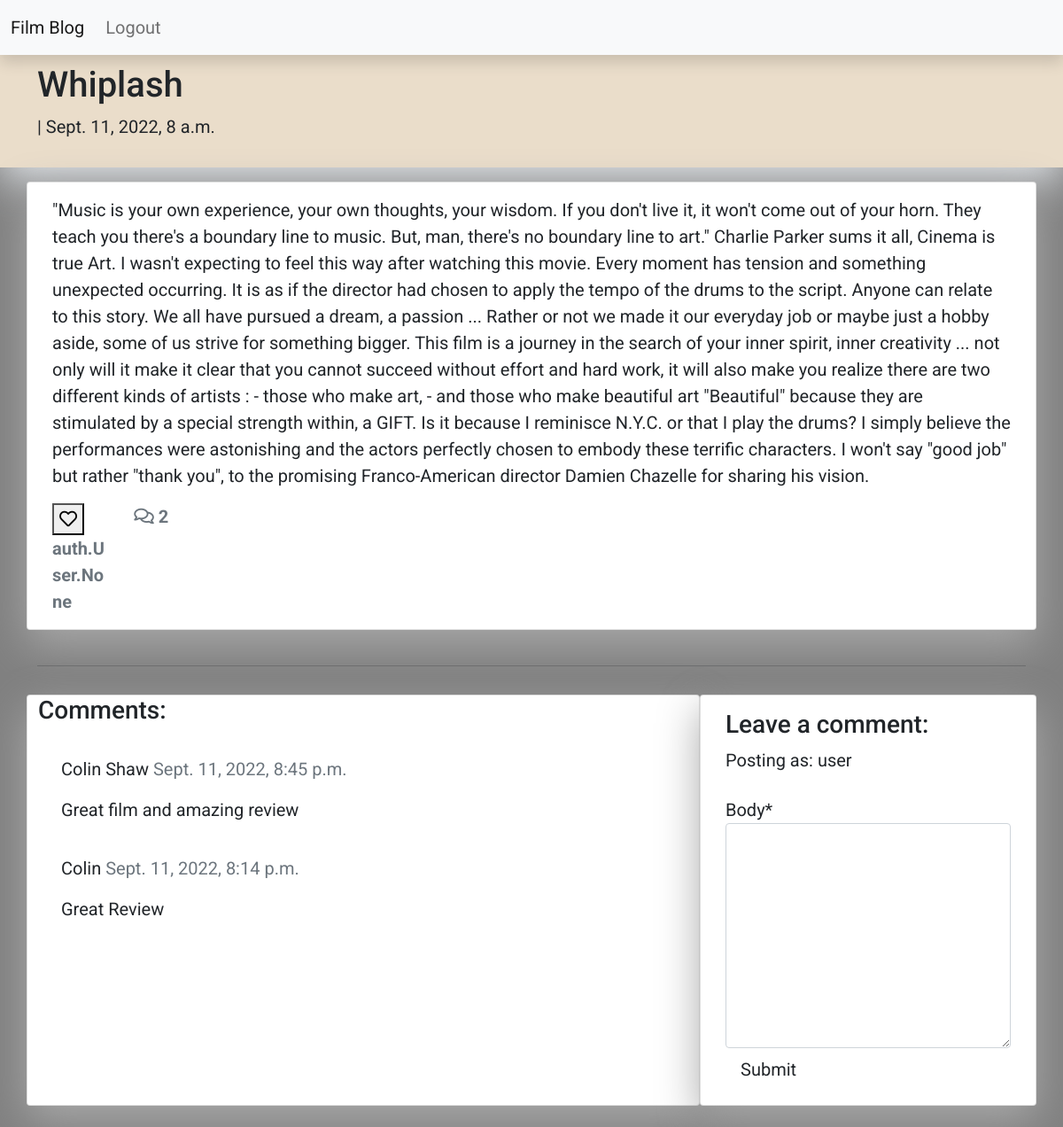
Screenshot of /damien-chazelle/ (signed in) with the database file from the repository.
### blog/models.py (models this page shows, shortened)
class Post(models.Model):
    film_title = models.CharField(max_length=200, unique=True, null=True)
    slug = models.SlugField(max_length=200, unique=True, null=True)
    blogger = models.ForeignKey(User, on_delete=models.CASCADE, related_name='blog_posts', null=True)
    director = models.CharField(max_length=200, unique=True, null=True)
    actor = models.CharField(max_length=200, unique=True, null=True)
    updated_on = models.DateTimeField(auto_now=True, null=True)
    content = models.TextField()
    created_on = models.DateTimeField(auto_now_add=True, null=True)
    status = models.IntegerField(choices=STATUS, default=0)
    likes = models.ManyToManyField(User, related_name='blog_post_likes')
    class Meta:
        ordering = ['-created_on']
    def number_of_likes(self):
        return self.likes

class Comment(models.Model):
    post = models.ForeignKey(Post,on_delete=models.CASCADE,related_name='comments')
    name = models.CharField(max_length=80)
    email = models.EmailField()
    body = models.TextField()
    created_on = models.DateTimeField(auto_now_add=True)
    approved = models.BooleanField(default=False)
    class Meta:
        ordering = ['created_on']

### blog/views.py (the view, shortened to what this page needs)
# urls.py: path('<slug:slug>/', views.PostDetail.as_view(), name='details_post'),
class PostDetail(View):
    def get(self, request, slug, *args, **kwargs):
        queryset = Post.objects.filter(status=1)
        post = get_object_or_404(queryset, slug=slug)
        comments = post.comments.filter(approved=True).order_by("-created_on")
        liked = False
        if post.likes.filter(id=self.request.user.id).exists():
            liked = True
        return render(
            request,
            "details_post.html",
            {
                "post": post,
                "comments": comments,
                "liked": liked,
                "comment_form": CommentForm()
            },
        )

### blog/forms.py
class CommentForm(forms.ModelForm):
    class Meta:
        model = Comment
        fields = ('body',)

### templates/details_post.html (shortened to what this page needs)
{% extends 'base.html' %} {% block content %}
{% load crispy_forms_tags %}
<div class="masthead">
    <div class="container">
        <div class="row g-0">
            <div class="col-md-6 masthead-text">
                <h1 class="post-title">{{ post.film_title }}</h1>
                <p class="post-subtitle">{{ post.author }} | {{ post.created_on }}</p>
            </div>
        </div>
    </div>
</div>
<div class="container">
    <div class="row">
        <div class="col card mb-4  mt-3 left  top">
            <div class="card-body">
                <p class="card-text ">
                    {{ post.content | safe }}
                </p>
                <div class="row">
                    <div class="col-1">
                        <strong>
                            {% if user.is_authenticated %}
                            <form class="d-inline" action="{% url 'post_like' post.slug %}" method="POST">
                                {% if liked %}
                                <button type="submit" name="blogpost_id" value="{{post.slug}}" class="btn-like"><i class="fas fa-heart"></i></button>
                                {% else %}
                                <button type="submit" name="blogpost_id" value="{{post.slug}}" class="btn-like"><i class="far fa-heart"></i></button>
                                {% endif %}
                            </form>
                            {% else %}
                            <span class="text-secondary"><i class="far fa-heart"></i></span>
                            {% endif %}
                        <span class="text-secondary">{{ post.number_of_likes }} </span>
                        </strong>
                    </div>
                    <div class="col-1">
                        {% with comments.count as total_comments %}
                        <strong class="text-secondary"><i class="far fa-comments"></i>
                            {{ total_comments }}</strong>
                        {% endwith %}
                    </div>
                </div>
            </div>
        </div>
    </div>
    <div class="row">
        <div class="col">
            <hr>
        </div>
    </div>
    <div class="row">
        <div class="col-md-8 card mb-4  mt-3 ">
            <h3>Comments:</h3>
            <div class="card-body">
                {% for comment in comments %}
                <div class="comments" style="padding: 10px;">
                    <p class="font-weight-bold">
                        {{ comment.name }}
                        <span class=" text-muted font-weight-normal">
                            {{ comment.created_on }}
                        </span>
                    </p>
                    {{ comment.body | linebreaks }}
                </div>
                {% endfor %}
            </div>
        </div>
        <div class="col-md-4 card mb-4  mt-3 ">
            <div class="card-body">
                {% if commented %}
                <div class="alert alert-success" role="alert">
                    Your comment is awaiting approval
                </div>
                {% else %}
                {% if user.is_authenticated %}
                <h3>Leave a comment:</h3>
                <p>Posting as: {{ user.username }}</p>
                <form method="post" style="margin-top: 1.3em;">
                    {{ comment_form | crispy }}
                    <button type="submit" class="btn btn-signup btn-lg">Submit</button>
                </form>
                {% endif %}
                {% endif %}
            </div>
        </div>
    </div>
</div>
{% endblock content %}

### static/css/style.css (style rules this page uses)
body { font-family: "Roboto", sans-serif; font-size: 20px; background-color: #808080; }
.masthead { background: #EADDCA; height: auto; padding-bottom: 15px; box-shadow: 0 16px 48px #E3E7EB; padding-top: 10px; }
.card { box-shadow: 0 16px 48px #A9A9A9; }

### rows the page displays
Post: film_title "Whiplash", created_on "Sept. 11, 2022, 8 a.m.", content "\"Music is your own experience, your own thoughts, your wisdom. If you don't live it, it won't come out of your horn. They teach you there's a boundary line to music. But, man, there's no boundary line to art.\" Charlie Parker sums it all, Cinema is true Art. I wasn't expecting to feel this way after watching this movie. Every moment has tension and something unexpected occurring. It is as if the director had chosen to apply the tempo of the drums to the script. Anyone can relate to this story. We all have pursued a dream, a passion ... Rather or not we made it our everyday job or maybe just a hobby aside, some of us strive for something bigger. This film is a journey in the search of your…", number_of_likes "auth.User.None"
Comment: name "Colin Shaw", created_on "Sept. 11, 2022, 8:45 p.m.", body "Great film and amazing review"
Comment: name "Colin", created_on "Sept. 11, 2022, 8:14 p.m.", body "Great Review"

### other values shown
{{ total_comments }} "2"
{{ user.username }} "user"
